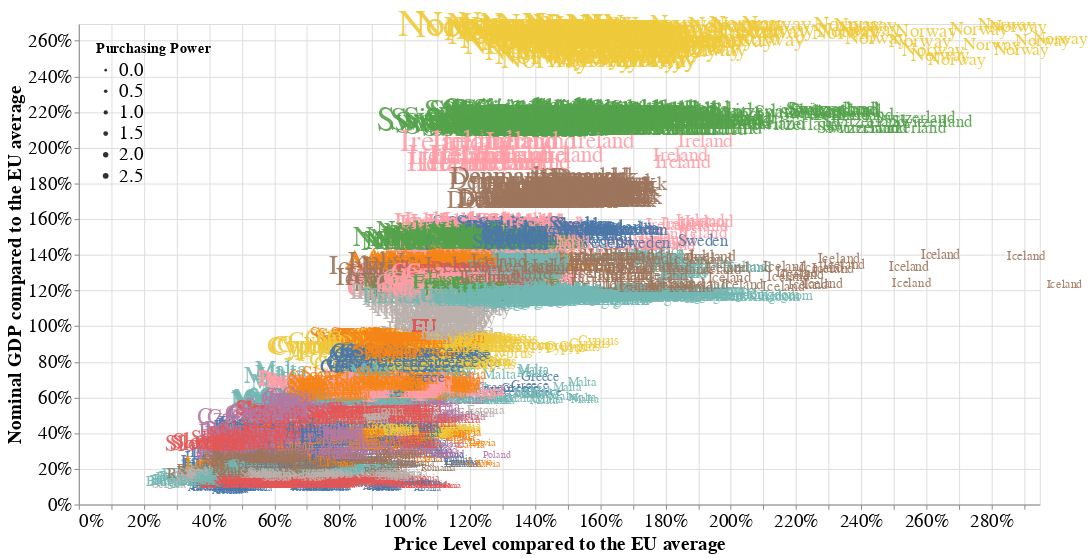

Notebook code for this chart:
### Code cell
text

### Figure 1 — Vega-Lite specification as saved in the notebook (floating-point values rounded to 4 significant figures; data arrays with more than 128 entries replaced by an {"elided": "..."} marker saying what was removed)
{"$schema": "https://vega.github.io/schema/vega-lite/v2.6.0.json", "config": {"axis": {"labelFontSize": 20, "titleFontSize": 20}, "legend": {"labelFontSize": 20, "titleFontSize": 15}, "view": {"height": 300, "width": 400}}, "data": {"name": "data-cc25f5d797a9a1b80ddcd23da4051ac1"}, "datasets": {"data-cc25f5d797a9a1b80ddcd23da4051ac1": {"elided": "4896 records"}}, "encoding": {"color": {"field": "name", "legend": null, "scale": {"domain": ["Albania", "Austria", "Belgium", "Bulgaria", "Switzerland", "Cyprus", "Czechia", "Germany", "Denmark", "Estonia", "Greece", "Spain", "EU", "Finland", "France", "Croatia", "Hungary", "Ireland", "Iceland", "Italy", "Lithuania", "Latvia", "North Macedonia", "Malta", "Netherlands", "Norway", "Poland", "Portugal", "Romania", "Serbia", "Sweden", "Slovenia", "Slovakia", "United Kingdom"]}, "type": "nominal"}, "size": {"field": "PP", "legend": {"orient": "top-left", "title": "Purchasing Power"}, "scale": {"clamp": true, "domain": [0, 2.809]}, "type": "quantitative"}, "text": {"field": "name", "type": "nominal"}, "tooltip": [{"field": "name", "title": "Country", "type": "nominal"}, {"field": "year", "title": "Year", "type": "quantitative"}, {"field": "gdp", "format": ".2%", "title": "Nominal GDP/EU average", "type": "quantitative"}, {"field": "PLI", "format": ".2%", "title": "Price Level/EU average", "type": "quantitative"}, {"field": "PP", "format": ".2%", "title": "Purchasing Power/EU average", "type": "quantitative"}], "x": {"axis": {"format": "%"}, "field": "PLI", "scale": {"clamp": true, "domain": [0, 2.948]}, "title": "Price Level compared to the EU average", "type": "quantitative"}, "y": {"axis": {"format": "%"}, "field": "gdp", "scale": {"clamp": true, "domain": [0, 2.694]}, "title": "Nominal GDP compared to the EU average", "type": "quantitative"}}, "height": 500, "mark": {"align": "left", "baseline": "middle", "dx": 7, "opacity": 0.9, "type": "text"}, "selection": {"Category": {"bind": {"input": "select", "options": ["Actual individual consumption", "Food Overall", "Meat", "Alcoholic beverages", "Housing, water, electricity, gas and other fuels", "Households appliances", "Transport", "Restaurants and hotels"]}, "empty": "all", "fields": ["Label"], "on": "click", "resolve": "global", "type": "single"}, "year": {"bind": {"input": "range", "max": 2017, "min": 2000, "step": 1}, "empty": "all", "fields": ["year"], "on": "click", "resolve": "global", "type": "single"}}, "transform": [{"filter": {"selection": "year"}}, {"filter": {"selection": "Category"}}], "width": 1000}
